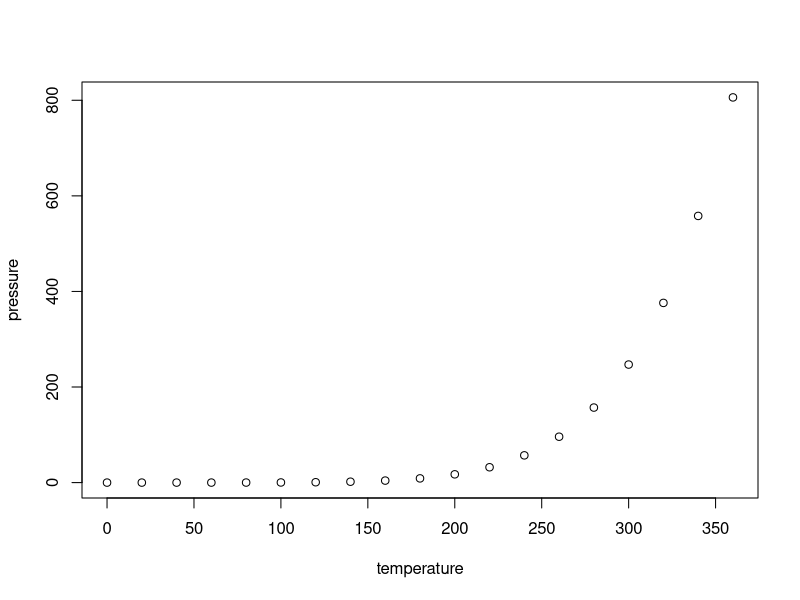
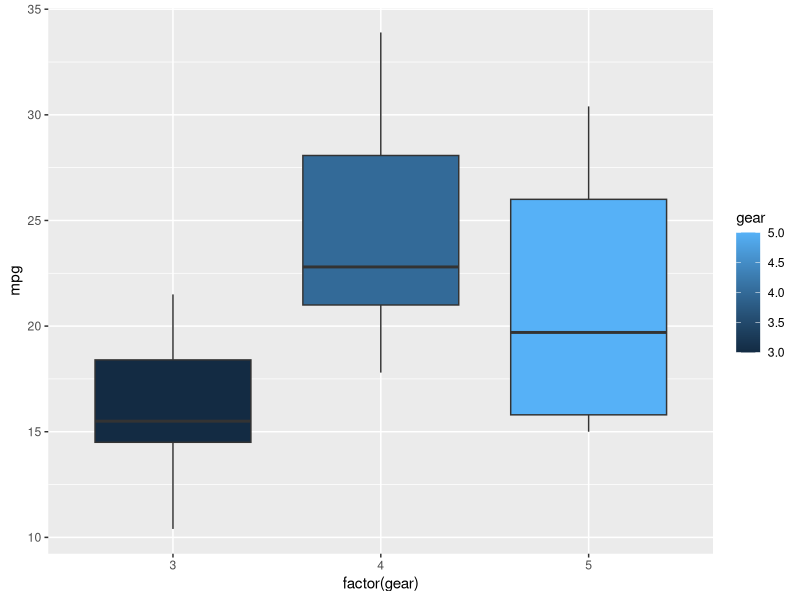
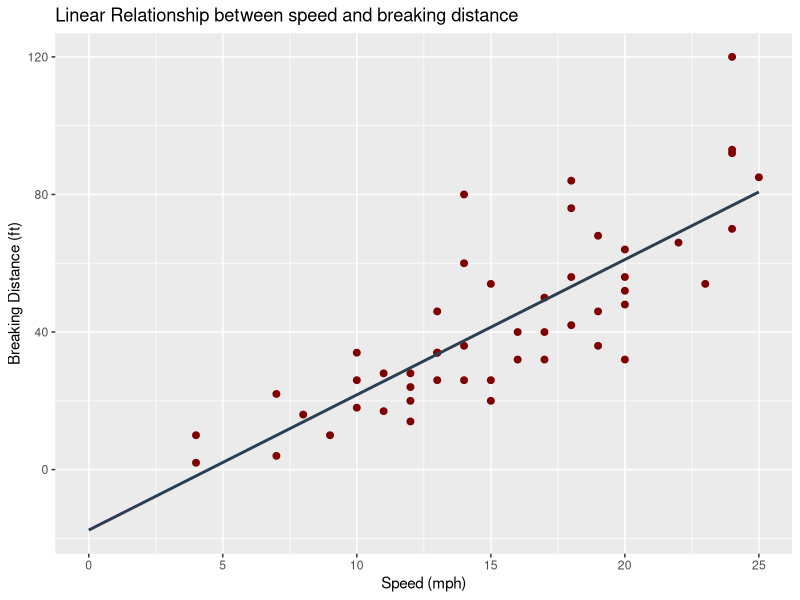
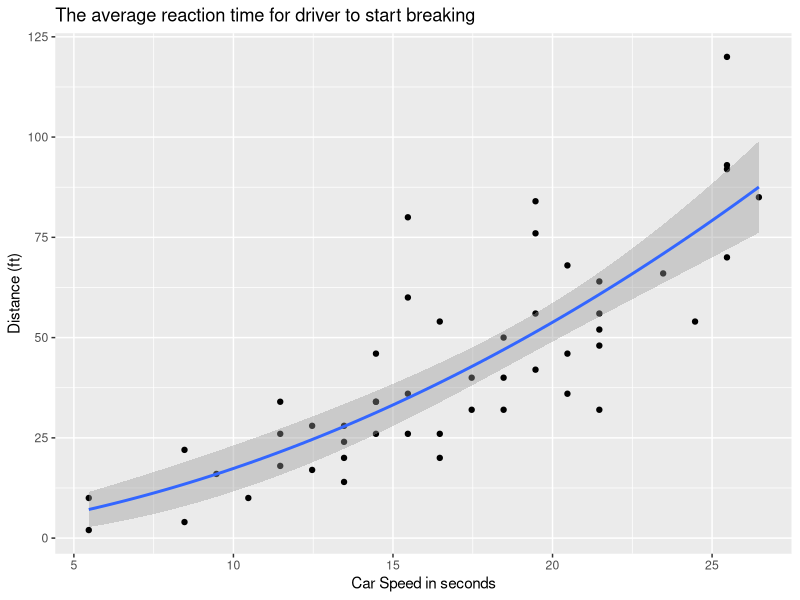

These figures' R source, in order:
## ---- chunk 1
knitr::opts_chunk$set(echo = TRUE)
## ---- chunk 2
summary(cars)
## ---- chunk 3
plot(pressure)
## ---- chunk 4
sum(5:55)
## ---- chunk 5
sumfun <- function(n) {sum(5:n)}
sumfun(10)
sumfun(20)
sumfun(100)
## ---- chunk 6
Fibonacci <-numeric(12)
Fibonacci[1] <- Fibonacci[2] <- 1
for(i in 3:12) {Fibonacci[i] <- Fibonacci[i-2] + Fibonacci[i-1]}
print(Fibonacci)
## ---- chunk 7
library(ggplot2)
data <- mtcars
data$gear <- as.factor(data$gear)
ggplot(mtcars, aes(x = factor(gear), y = mpg, fill=gear)) + geom_boxplot()
## ---- chunk 8
distance <- lm(formula = dist ~ speed, data =cars)
summary(distance)
## ---- chunk 9
ggplot(cars, aes(x=speed, y=dist)) + 
geom_point(color='#7F0000', size = 2) + xlim(c(0, 25)) + 
geom_smooth(method=lm, se=FALSE, fullrange=TRUE, color='#2C3E50') + 
labs(title='Linear Relationship between speed and breaking distance', x='Speed (mph)', y='Breaking Distance (ft)')
## ---- chunk 10
library(ggplot2)
data("cars")
car_speed <- cars$speed + (5280/3600)
lm_l <- lm(dist ~  0 + car_speed + I(car_speed^2), cars)
summary(lm_l) 

y <- cars$dist
x <- cars$car_speed
ggplot(cars, aes(car_speed, dist)) + geom_point() + geom_smooth(method='lm', formula="y~0+x+I(x^2)") + labs(title = "The average reaction time for driver to start breaking", x="Car Speed in seconds", y="Distance (ft)")
